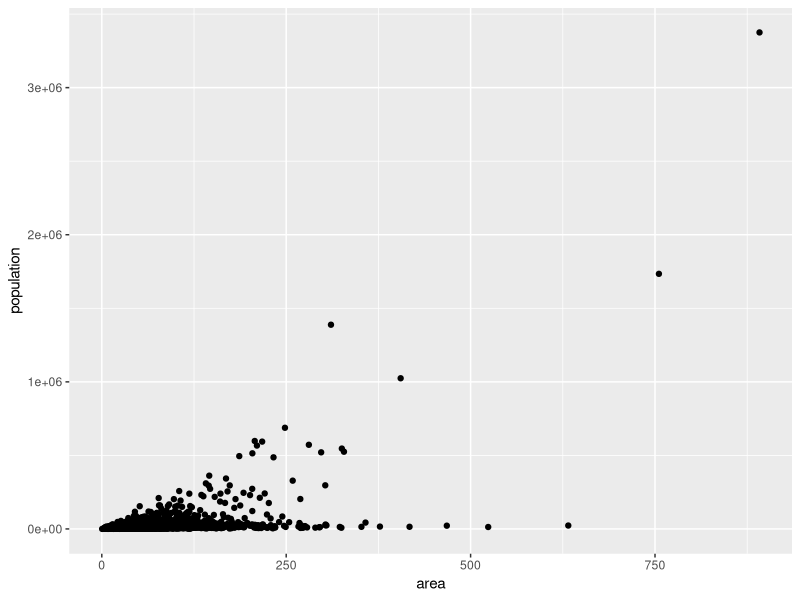
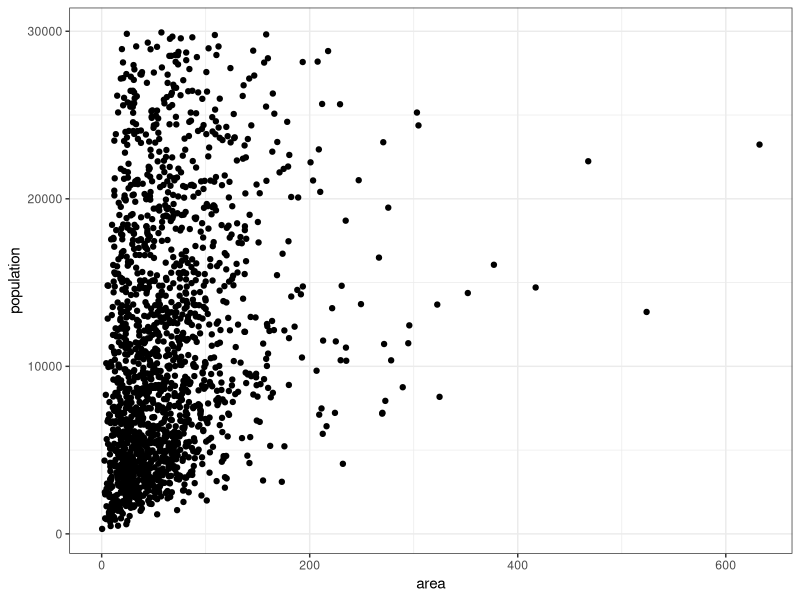
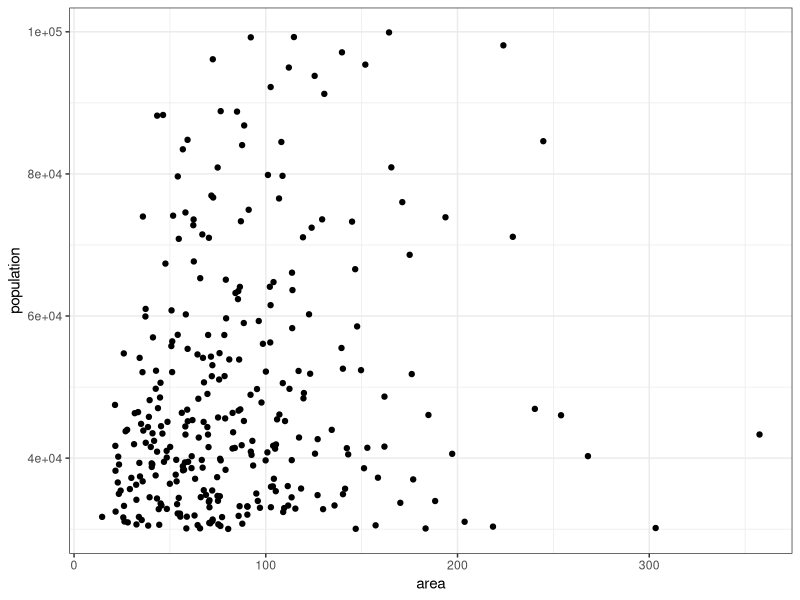
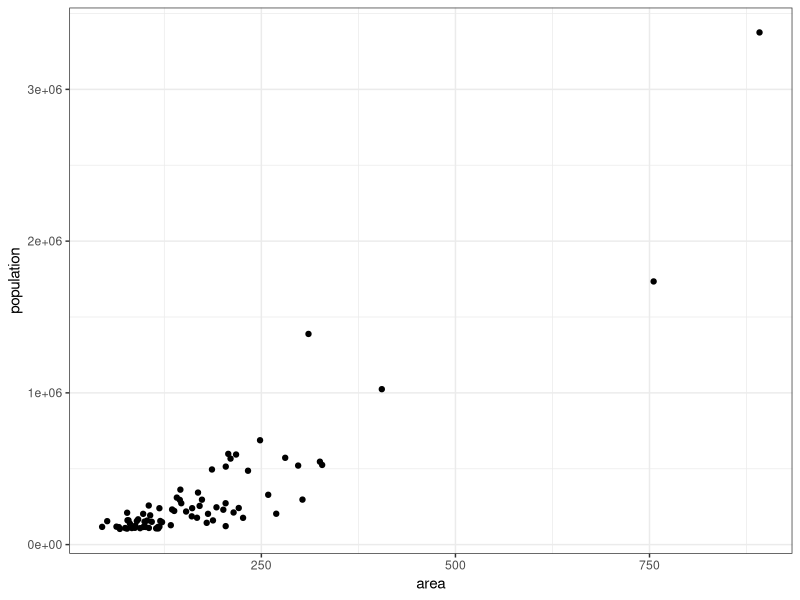
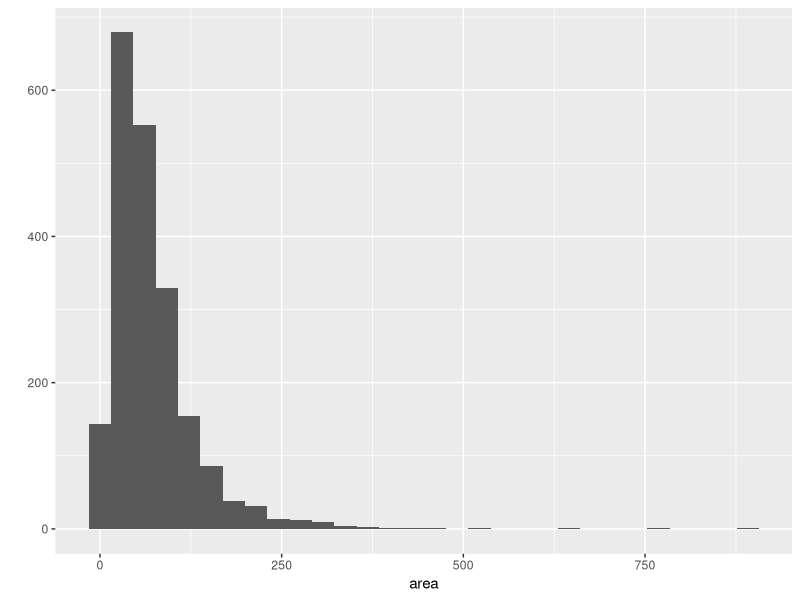
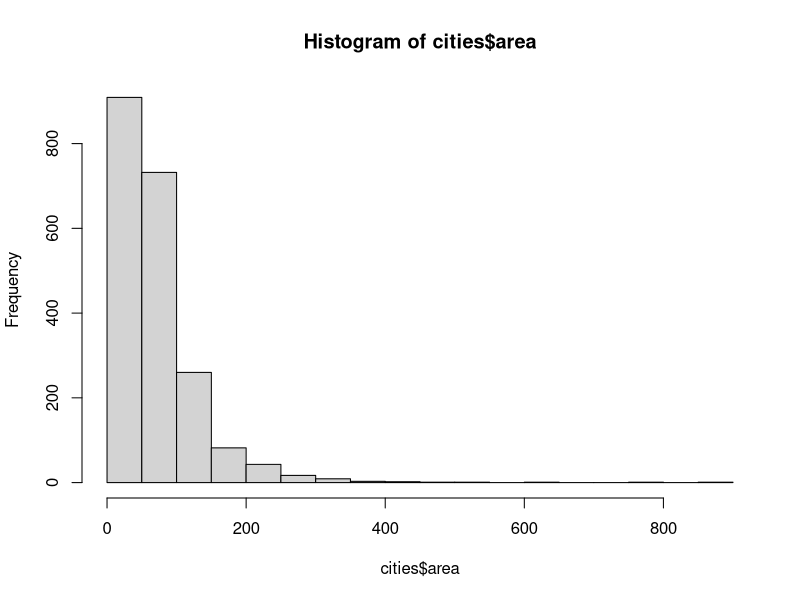

Write the R code that produced these figures, in order.

# read in cities

# scatter plot area against population

library(ggplot2)

cities <- read.csv("german_cities.csv", sep = ";")

# get rid of bad vals

cities <- subset(cities, area < 25000)

small.cities <- subset(cities, population < 30000)

medium.cities <- subset(cities, population <= 100000)
medium.cities <- subset(medium.cities, population >= 30000)


big.cities <- subset(cities, population > 100000)

qplot(area, population, data = cities)
cor(cities$area, cities$population, use = "everything", method = c("pearson"))


qplot(area, population, data = small.cities) +
  theme_bw() 
cor(small.cities$area, small.cities$population, use = "everything", method = c("pearson"))


qplot(area, population, data = medium.cities) +
  theme_bw() 
cor(medium.cities$area, medium.cities$population, use = "everything", method = c("pearson"))

qplot(area, population, data = big.cities) +
  theme_bw()
cor(big.cities$area, big.cities$population, use = "everything", method = c("pearson"))



                                        #cor(x, y = NULL, use = "everything",
#          method = c("pearson", "kendall", "spearman"))
     


qplot(area, data = cities)

hist(cities$area)
